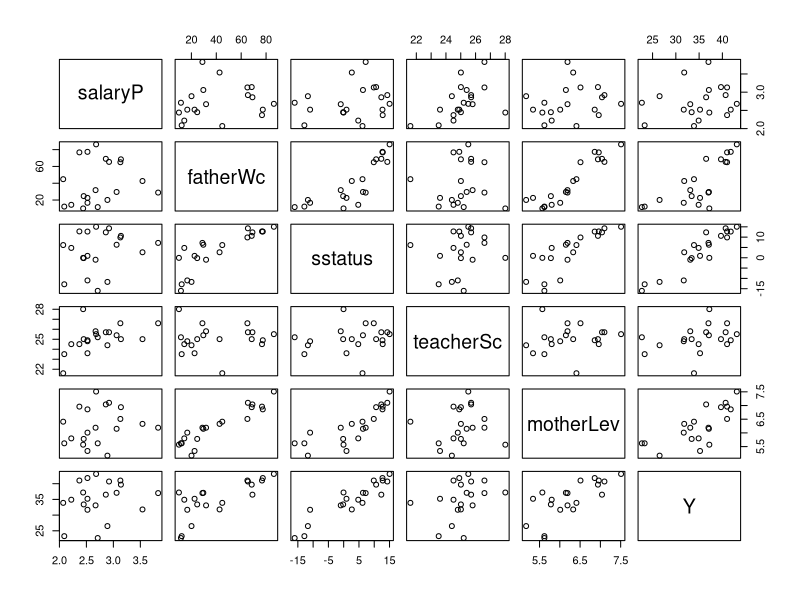

Here is the R script that generated this plot:
library(robustbase)


### Name: coleman
### Title: Coleman Data Set
### Aliases: coleman
### Keywords: datasets

### ** Examples

data(coleman)
pairs(coleman)
summary( lm.coleman <-     lm(Y ~ . , data = coleman))
summary(lts.coleman <- ltsReg(Y ~ . , data = coleman))

coleman.x <- data.matrix(coleman[, 1:6])
(Cc <- covMcd(coleman.x))
